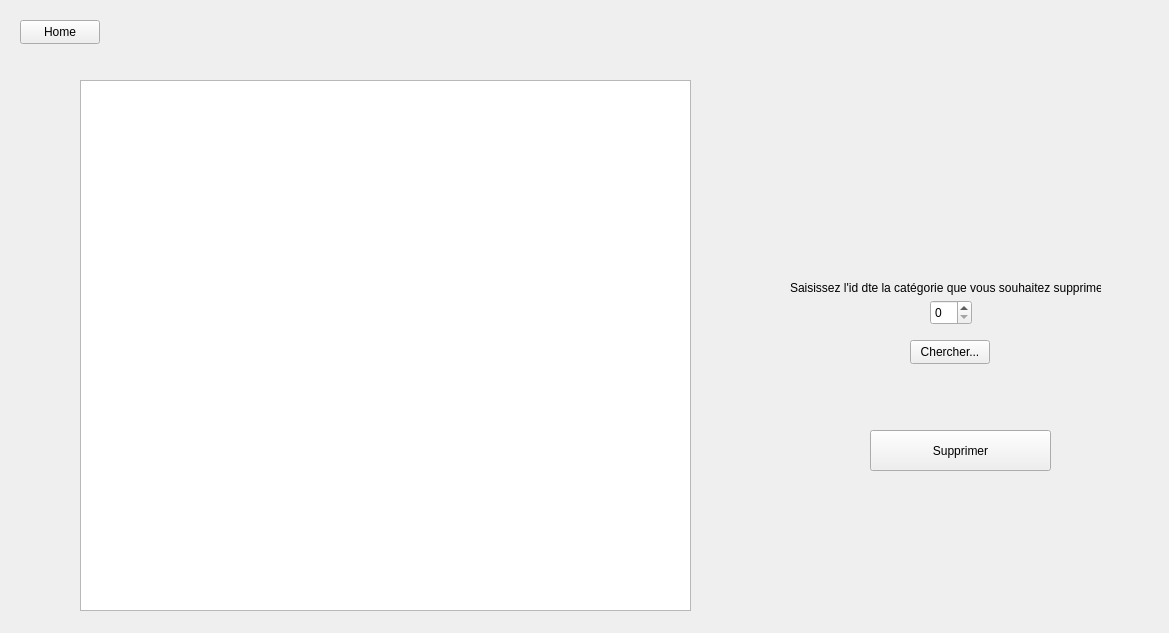
<?xml version="1.0" encoding="UTF-8"?>
<ui version="4.0">
 <class>CategoryWindow</class>
 <widget class="QWidget" name="CategoryWindow">
  <property name="geometry">
   <rect>
    <x>0</x>
    <y>0</y>
    <width>1169</width>
    <height>633</height>
   </rect>
  </property>
  <property name="windowTitle">
   <string>Form</string>
  </property>
  <widget class="QStackedWidget" name="stackedWidget">
   <property name="geometry">
    <rect>
     <x>40</x>
     <y>40</y>
     <width>1101</width>
     <height>601</height>
    </rect>
   </property>
   <property name="currentIndex">
    <number>0</number>
   </property>
   <widget class="QWidget" name="g_deleteCategory">
    <widget class="QPushButton" name="search_4">
     <property name="geometry">
      <rect>
       <x>870</x>
       <y>300</y>
       <width>80</width>
       <height>24</height>
      </rect>
     </property>
     <property name="text">
      <string>Chercher...</string>
     </property>
    </widget>
    <widget class="QLabel" name="label_30">
     <property name="geometry">
      <rect>
       <x>750</x>
       <y>240</y>
       <width>311</width>
       <height>16</height>
      </rect>
     </property>
     <property name="text">
      <string>Saisissez l'id dte la catégorie que vous souhaitez supprimer</string>
     </property>
    </widget>
    <widget class="QLabel" name="msg_4">
     <property name="geometry">
      <rect>
       <x>970</x>
       <y>280</y>
       <width>221</width>
       <height>41</height>
      </rect>
     </property>
     <property name="text">
      <string/>
     </property>
     <property name="alignment">
      <set>Qt::AlignmentFlag::AlignCenter</set>
     </property>
    </widget>
    <widget class="QSpinBox" name="categoryId_2">
     <property name="geometry">
      <rect>
       <x>890</x>
       <y>260</y>
       <width>42</width>
       <height>25</height>
      </rect>
     </property>
     <property name="maximum">
      <number>100000</number>
     </property>
    </widget>
    <widget class="QTableWidget" name="categoryTable_2">
     <property name="geometry">
      <rect>
       <x>40</x>
       <y>40</y>
       <width>611</width>
       <height>531</height>
      </rect>
     </property>
     <property name="layoutDirection">
      <enum>Qt::LayoutDirection::LeftToRight</enum>
     </property>
     <attribute name="horizontalHeaderDefaultSectionSize">
      <number>200</number>
     </attribute>
    </widget>
    <widget class="QPushButton" name="deleteCategory">
     <property name="geometry">
      <rect>
       <x>830</x>
       <y>390</y>
       <width>181</width>
       <height>41</height>
      </rect>
     </property>
     <property name="text">
      <string>Supprimer</string>
     </property>
    </widget>
   </widget>
   <widget class="QWidget" name="f_modifCategory">
    <widget class="Line" name="line_10">
     <property name="geometry">
      <rect>
       <x>610</x>
       <y>320</y>
       <width>641</width>
       <height>20</height>
      </rect>
     </property>
     <property name="orientation">
      <enum>Qt::Orientation::Horizontal</enum>
     </property>
    </widget>
    <widget class="QPushButton" name="search_3">
     <property name="geometry">
      <rect>
       <x>740</x>
       <y>280</y>
       <width>80</width>
       <height>24</height>
      </rect>
     </property>
     <property name="text">
      <string>Chercher...</string>
     </property>
    </widget>
    <widget class="QLabel" name="label_29">
     <property name="geometry">
      <rect>
       <x>740</x>
       <y>220</y>
       <width>301</width>
       <height>16</height>
      </rect>
     </property>
     <property name="text">
      <string>Saisissez l'id dte la catégorie que vous souhaitez modifier</string>
     </property>
    </widget>
    <widget class="QPushButton" name="modif_2">
     <property name="geometry">
      <rect>
       <x>820</x>
       <y>410</y>
       <width>121</width>
       <height>31</height>
      </rect>
     </property>
     <property name="text">
      <string>Modifier</string>
     </property>
    </widget>
    <widget class="QLabel" name="msg_3">
     <property name="geometry">
      <rect>
       <x>830</x>
       <y>270</y>
       <width>361</width>
       <height>41</height>
      </rect>
     </property>
     <property name="text">
      <string/>
     </property>
     <property name="alignment">
      <set>Qt::AlignmentFlag::AlignCenter</set>
     </property>
    </widget>
    <widget class="QSpinBox" name="categoryId">
     <property name="geometry">
      <rect>
       <x>880</x>
       <y>240</y>
       <width>42</width>
       <height>25</height>
      </rect>
     </property>
     <property name="maximum">
      <number>100000</number>
     </property>
    </widget>
    <widget class="QLabel" name="label_25">
     <property name="geometry">
      <rect>
       <x>740</x>
       <y>370</y>
       <width>61</width>
       <height>20</height>
      </rect>
     </property>
     <property name="text">
      <string>Catégorie: </string>
     </property>
    </widget>
    <widget class="QLabel" name="label_23">
     <property name="geometry">
      <rect>
       <x>750</x>
       <y>130</y>
       <width>311</width>
       <height>31</height>
      </rect>
     </property>
     <property name="text">
      <string>Modifier une catégorie</string>
     </property>
     <property name="alignment">
      <set>Qt::AlignmentFlag::AlignCenter</set>
     </property>
    </widget>
    <widget class="QTableWidget" name="categoryTable">
     <property name="geometry">
      <rect>
       <x>30</x>
       <y>20</y>
       <width>551</width>
       <height>561</height>
      </rect>
     </property>
     <property name="layoutDirection">
      <enum>Qt::LayoutDirection::LeftToRight</enum>
     </property>
     <attribute name="horizontalHeaderDefaultSectionSize">
      <number>200</number>
     </attribute>
    </widget>
    <widget class="QLineEdit" name="categoryInput_2">
     <property name="geometry">
      <rect>
       <x>800</x>
       <y>360</y>
       <width>241</width>
       <height>31</height>
      </rect>
     </property>
    </widget>
   </widget>
   <widget class="QWidget" name="e_addCategory">
    <widget class="QLabel" name="label_21">
     <property name="geometry">
      <rect>
       <x>740</x>
       <y>180</y>
       <width>311</width>
       <height>31</height>
      </rect>
     </property>
     <property name="text">
      <string>Ajouter une catégorie</string>
     </property>
     <property name="alignment">
      <set>Qt::AlignmentFlag::AlignCenter</set>
     </property>
    </widget>
    <widget class="QLineEdit" name="categoryInput">
     <property name="geometry">
      <rect>
       <x>800</x>
       <y>230</y>
       <width>161</width>
       <height>31</height>
      </rect>
     </property>
    </widget>
    <widget class="QLabel" name="label_22">
     <property name="geometry">
      <rect>
       <x>740</x>
       <y>230</y>
       <width>71</width>
       <height>31</height>
      </rect>
     </property>
     <property name="text">
      <string>Nom :</string>
     </property>
     <property name="alignment">
      <set>Qt::AlignmentFlag::AlignCenter</set>
     </property>
    </widget>
    <widget class="QPushButton" name="addCategory">
     <property name="geometry">
      <rect>
       <x>970</x>
       <y>240</y>
       <width>80</width>
       <height>24</height>
      </rect>
     </property>
     <property name="text">
      <string>Ajouter</string>
     </property>
    </widget>
    <widget class="QTableWidget" name="categoryTable_1">
     <property name="geometry">
      <rect>
       <x>70</x>
       <y>40</y>
       <width>561</width>
       <height>521</height>
      </rect>
     </property>
    </widget>
    <widget class="QComboBox" name="categoryComboBox_1">
     <property name="geometry">
      <rect>
       <x>800</x>
       <y>290</y>
       <width>201</width>
       <height>24</height>
      </rect>
     </property>
    </widget>
   </widget>
  </widget>
  <widget class="QPushButton" name="home">
   <property name="geometry">
    <rect>
     <x>20</x>
     <y>20</y>
     <width>80</width>
     <height>24</height>
    </rect>
   </property>
   <property name="text">
    <string>Home</string>
   </property>
  </widget>
 </widget>
 <resources/>
 <connections/>
</ui>
